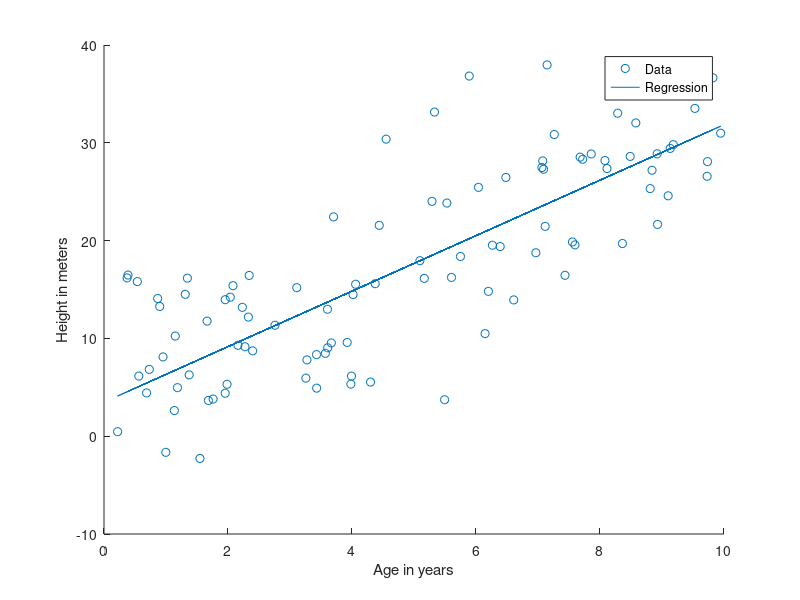
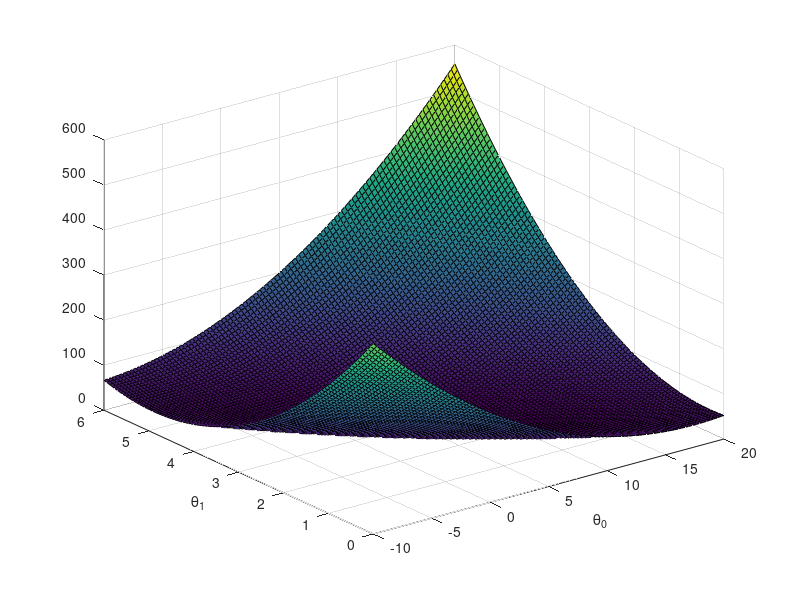
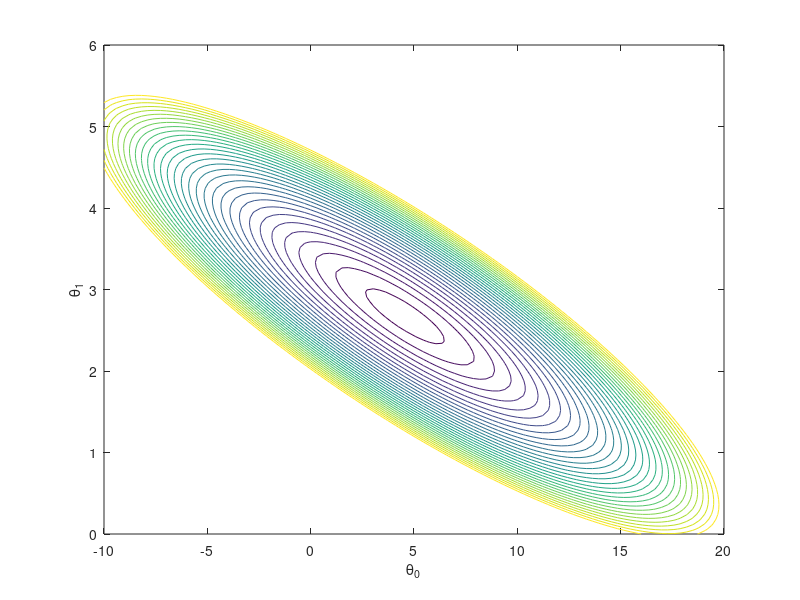

The MATLAB source for these figures, in order:
%
% CSCI 4155 Machine Learning
% A4 Q1 Learn regression using gradent decent
% 

clear all; close all; clc
x = load('X.dat'); y = load('Y.dat');
m = length(y); 

% Plot the training data
figure; 
scatter(x, y, 'o');
ylabel('Height in meters')
xlabel('Age in years')

% Gradient descent
x = [ones(m, 1) x]; 
theta = zeros(size(x(1,:)))';
MAX_ITR = 100;
alpha = 0.05;

for num_iterations = 1:MAX_ITR
    grad = (1/m).* x' * ((x * theta) - y);
    theta = theta - alpha .* grad;
end
% found theta
theta

% Plot the linear fit
hold on; 
plot(x(:,2), x*theta, '-')
legend('Data', 'Regression')
hold off 

% value for X = 10
predict = [1, 10] *theta


theta0_vals = linspace(-10, 20, 100);
theta1_vals = linspace(0, 6, 100);

J_vals = zeros(length(theta0_vals), length(theta1_vals));

for i = 1:length(theta0_vals)
	  for j = 1:length(theta1_vals)
	  t = [theta0_vals(i); theta1_vals(j)];    
	  J_vals(i,j) = (0.5/m) .* (x * t - y)' * (x * t - y);
    end
end

J_vals = J_vals';
% Surface plot
figure;
surf(theta0_vals, theta1_vals, J_vals)
xlabel('\theta_0'); ylabel('\theta_1');

% Contour plot
figure;
contour(theta0_vals, theta1_vals, J_vals , linspace(0, 50,50))
xlabel('\theta_0'); ylabel('\theta_1');